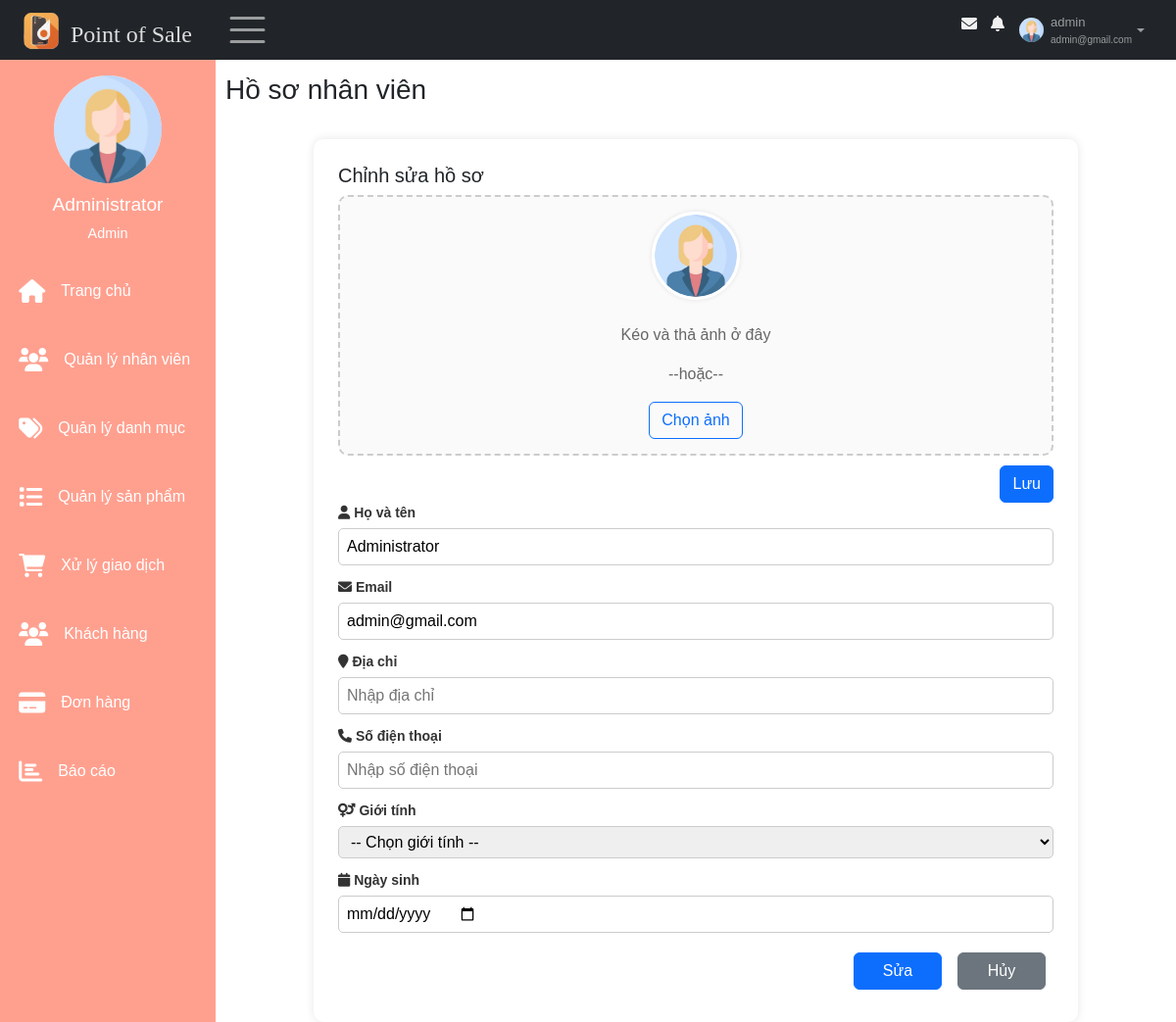
The app's page /views/index.php?nav=hoso&query=sua (signed in), older data.
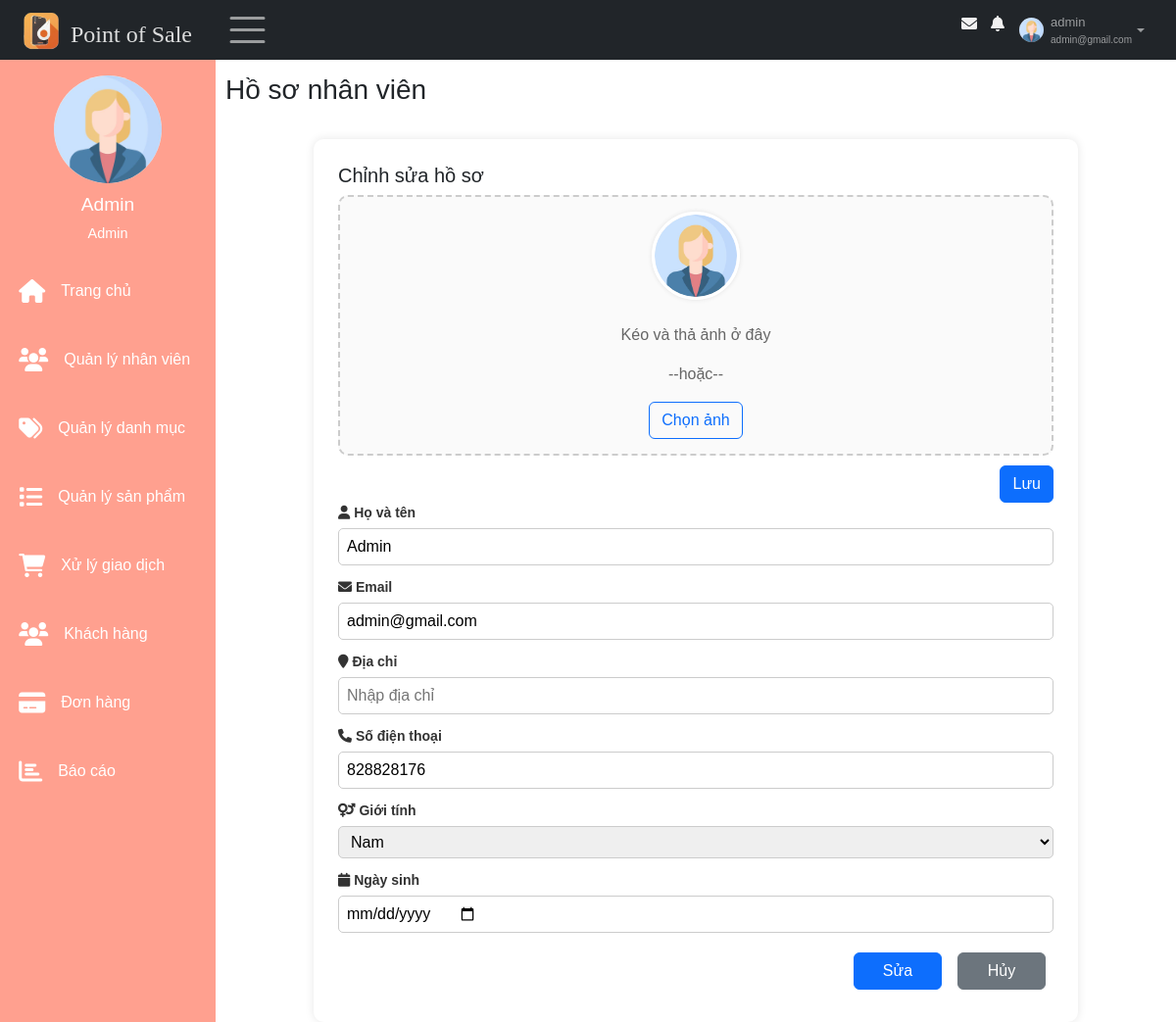
The same page, newer data.
### tables this page shows
CREATE TABLE `taikhoan` (
  `id` int(11) NOT NULL,
  `id_nhanvien` int(11) NOT NULL,
  `username` varchar(30) NOT NULL,
  `password` varchar(30) NOT NULL,
  `role` enum('Admin','Nhân viên') NOT NULL,
  `trangthai_hd` tinyint(1) NOT NULL,
  `activate_token` varchar(10) DEFAULT NULL,
  `expire_time` int(11) DEFAULT NULL,
  `pass_changed` tinyint(1) DEFAULT NULL,
  `trangthai_khoa` tinyint(1) NOT NULL DEFAULT 0
);

CREATE TABLE `nhanvien` (
  `id` int(11) NOT NULL,
  `hoten` varchar(50) NOT NULL,
  `email` varchar(100) NOT NULL,
  `gioitinh` enum('Nữ','Nam') DEFAULT NULL,
  `sdt` varchar(11) DEFAULT NULL,
  `ngaysinh` date DEFAULT NULL,
  `diachi` varchar(100) DEFAULT NULL,
  `img` varchar(50) DEFAULT NULL
);

### models/quanlyhoso/getProfileNV.php (called while the page is built, shortened)
<?php
    $conn = connectDB();
    if (isset($_GET["id_detail"])) {
        $id = $_GET["id_detail"];
    } else {
        $id = $_SESSION["id"];
    }
    if(empty($_SESSION["id"])) {
        header("Location: ../index.php");
        exit();
    }else{
        $sql = "SELECT nhanvien.*, taikhoan.trangthai_khoa, taikhoan.role FROM nhanvien, taikhoan WHERE nhanvien.id = taikhoan.id_nhanvien AND nhanvien.id =" . $id;
    }
    $result = $conn->query($sql);
    if ($result->num_rows > 0) {
        $row = $result->fetch_assoc();
        $profile_name =  $row["hoten"]??"";
        $profile_sdt = $row["sdt"]??"";
        $profile_email = $row["email"]??"";
        $profile_gender = $row["gioitinh"]??"";
        $profile_ngaysinh = $row["ngaysinh"]??"";
        $profile_diachi = $row["diachi"]??"";
        $profile_img = $row["img"]??"";
    }
?>

### views/pages/main/content/suahoso.php (the view, shortened to what the changed rows need)
<?php
include '../models/quanlyhoso/getProfileNV.php';
?>
<div class = "main-content " id="main">
    <main>
        <div class = "page-header">
            <div>
                <h3>Hồ sơ nhân viên </h3>
            </div>
        </div>
        <section class="profile-edit">
            <div class="profile-container">
                <form action="../models/quanlyhoso/upload_avatar.php" method="POST" enctype="multipart/form-data">
                    <h5> Chỉnh sửa hồ sơ</h5>
                    <div class="drop-zone avatar-edit" id="drop-avatar">
                        <img id ="preview" src="../models/quanlyhoso/imagesNV/<?=$profile_img?>" alt="Ảnh đại diện" class="avatar">
                        <br>
                        <p>Kéo và thả ảnh ở đây</p>
                        <p>--hoặc--</p>
                        <label for="avatarInput" class="btn btn-outline-primary">Chọn ảnh</label>
                    </div>
                    <div class="file-actions right-actions">
                        <button type="submit" class="btn btn-primary" id="save-avatar-btn">Lưu</button>
                    </div>
                </form>
                <form action="index.php?nav=hoso&query=sua" method="post">
                    <div class="form-group">
                    <label><i class="fa fa-user"></i> Họ và tên</label>
                    <input value="<?=$profile_name?>" type="text" name="fullname" placeholder="Nhập họ và tên" id="name-edit">
                    </div>
                    <div class="form-group">
                    <label><i class="fa fa-envelope"></i> Email</label>
                    <input value="<?=$profile_email?>" type="email" name="email" placeholder="Nhập email" readonly>
                    </div>
                    <div class="form-group">
                    <label><i class="fa fa-map-marker"></i> Địa chỉ</label>
                    <input value="<?=$profile_diachi?>" type="text" name="address" placeholder="Nhập địa chỉ">
                    </div>
                    <div class="form-group">
                    <label><i class="fa fa-phone"></i> Số điện thoại</label>
                    <input value="<?=$profile_sdt?>" type="text" name="phone" placeholder="Nhập số điện thoại"  oninput="this.value = this.value.replace(/[^0-9]/g, '')" pattern="[0-9]{10}">
                    </div>
                    <div class="form-group">
                    <label><i class="fa fa-venus-mars"></i> Giới tính</label>
                    <select name="gender">
                        <option value="">-- Chọn giới tính --</option>
                        <option value="Nam" <?= ($profile_gender == "Nam") ? "selected" : "" ?>>Nam</option>
                    </select>
                    </div>
                    <div class="form-group">
                    <label><i class="fa fa-calendar"></i> Ngày sinh</label>
                    <input value="<?=$profile_ngaysinh?>" type="date" name="dob" >
                    </div>
                    <div class="right-actions">
                        <button type="submit" class="btn btn-primary edit-btn" id="edit-profile">Sửa</button>
                        <a href="index.php?nav=hoso" class="btn btn-secondary edit-btn">Hủy</a>
                    </div>
                </form>
            </div>
        </section>
    </main>
</div>

### views/pages/nav.php (shortened to what the changed rows need)
<nav class="navbar navbar-expand-sm bg-dark navbar-dark fixed-top" id="nav">
    <div class="container-fluid">
        <div class="leftnav justify-content-start">
            <a class="logo navbar-brand" href="index.php" data-bs-toggle="tooltip"  title="Về trang chủ">
                <img src="../images/logo.ico" alt="Logo" style="width:40px;" >
                <h4>Point of Sale</h4>
            </a>
            <div class="openclose"><span class="navbar-toggler-icon" style="font-size:30px;cursor:pointer" onclick="open_closeNav() " class = "las la-bars"></span>  </div>
        </div>
        <div class="rightnav justify-content-end">
            <ul  class=" navbar-nav" >
                <li class="nav-item">
                    <a  href="#">
                    <span class = "fa fa-fw fa-envelope"></span>
                    </a></li>
                <li class="nav-item">
                    <a  href="#">
                    <span class = "fa fa-bell"></span>
                    </a></li>
                <li class="nav-item dropdown">
                        <a id="nav-user" class="nav-link dropdown-toggle" href="#" role="button" data-bs-toggle="dropdown">
                            <img id="nav-avatar" src = "../models/quanlyhoso/imagesNV/<?=$profile_img?>" height = "30px"  width = "30px" alt = "Avatar">
                            <div class="infor">
                                <p id ="user"><?= $_SESSION["username"]?></p>
                                <p id="email"><?= $_SESSION["email"]?></p>
                            </div>
                        </a>
                </li>
            </ul>
        </div>
    </div>
</nav>

### views/pages/main/sidebar.php (shortened to what the changed rows need)
<div class="sidebar"  id="mySidebar" >
    <div class="sidebar-user">
        <img src="../models/quanlyhoso/imagesNV/<?=$profile_img?>" height = "70px"  width = "70px" alt = "">
            <div>
                <h3><?=$profile_name?></h3>
                <span><?=$_SESSION['role']?></span>
        </div>
    </div>
    <div class="sidebar-menu">
        <ul >
            <li class="item">
                <a class="link" href="index.php">
                    <span class = "fa fa-home"></span>
                    <p class="item-sidebar">Trang chủ</p>
                </a>
            </li>
            <?php
                if ($_SESSION['role'] == 'Admin') {
                    ?>
                    <li class="item">
                        <a class="link" href="index.php?sidebar=quanlynhanvien">
                            <span class = "fa fa-users"></span>
                            <p class="item-sidebar">Quản lý nhân viên</p>
                        </a>
                    </li>
                <?php
            }?>
            <li class="item">
                <a class="link" href="index.php?sidebar=quanlydanhmuc">
                    <span class = "fa fa-tags"></span>
                    <p class="item-sidebar">Quản lý danh mục</p>
                </a>
            </li>
            <li class="item">
                <a class="link" href="index.php?sidebar=quanlysanpham">
                    <span class = "fa fa-list"></span>
                    <p class="item-sidebar">Quản lý sản phẩm</p>
                </a>
            </li>
            <li class="item">
                <a class="link" href="index.php?sidebar=giaodich">
                    <span class = "fa fa-shopping-cart"></span>
                    <p class="item-sidebar">Xử lý giao dịch</p>
                </a>
            </li>
            <li class="item">
                <a class="link" href="index.php?sidebar=khachhang">
                    <span class = "fa fa-users"></span>
                    <p class="item-sidebar">Khách hàng</p>
                </a>
            </li>
            <li class="item">
                <a class="link" href="index.php?sidebar=donhang">
                    <span class = "fa fa-credit-card"></span>
                    <p class="item-sidebar">Đơn hàng</p>
                </a>
            </li>
            <li class="item">
                <a class="link" href="index.php?sidebar=baocao">
                    <span class = "fa fa-bar-chart"></span>
                    <p class="item-sidebar">Báo cáo</p>
                </a>
            </li>
            <br>
        </ul>
    </div>
</div>

Row changes from the older to the newer data that the page shows:
changed through a linked row, taikhoan "admin@gmail.com": id_nhanvien.hoten "Administrator" → "Admin"; fullname "Administrator" → "Admin"; phone (not shown) → "828828176"
now on this page (row edited): nhanvien: gender "Nam"
Text that changed along with them:
form field gender: "-- Chọn giới tính --" → (not shown)
